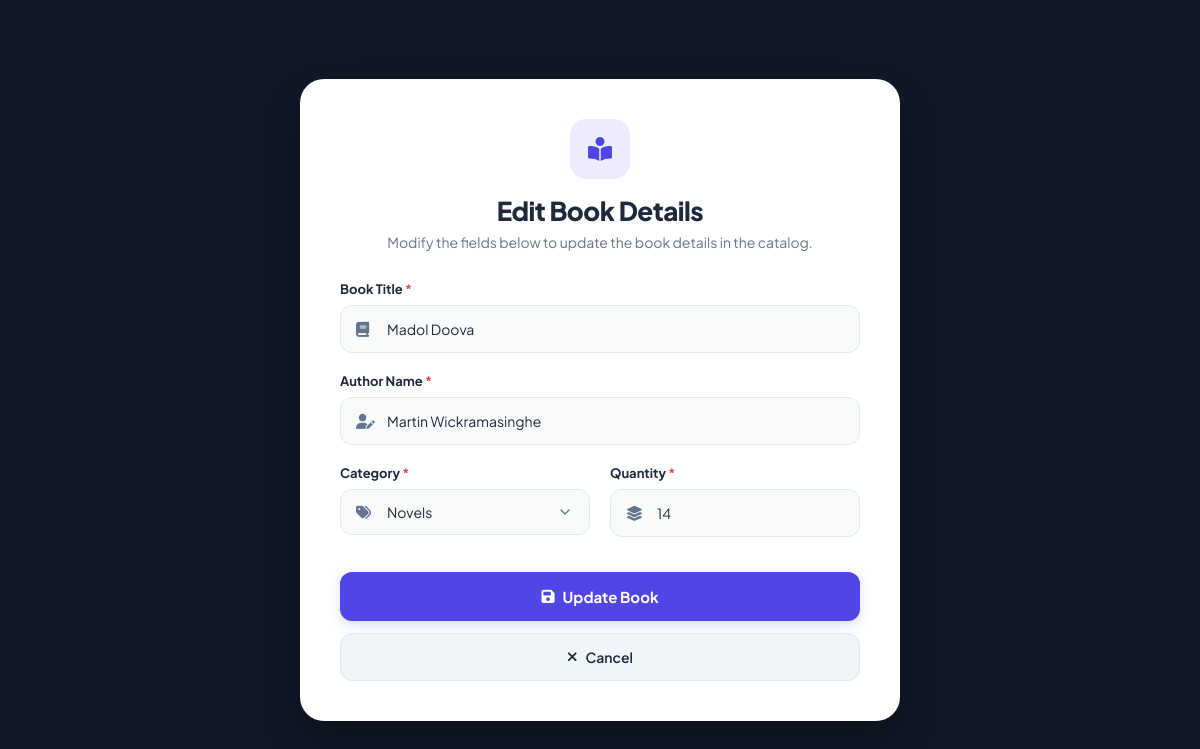
The page /edit_book.php?id=1 on the database its author committed.
### tables this page shows
CREATE TABLE IF NOT EXISTS `books` (
  `id` int NOT NULL AUTO_INCREMENT,
  `title` varchar(255) DEFAULT NULL,
  `author` varchar(255) DEFAULT NULL,
  `quantity` int DEFAULT NULL,
  `category_id` int DEFAULT NULL,
  PRIMARY KEY (`id`),
  KEY `fk_books_category` (`category_id`)
);

CREATE TABLE IF NOT EXISTS `categories` (
  `category_id` int NOT NULL AUTO_INCREMENT,
  `name` varchar(100) NOT NULL,
  PRIMARY KEY (`category_id`)
);

### edit_book.php (the view, shortened to what this page needs)
<?php
$conn = mysqli_connect("localhost","root","","librarydb");
if(isset($_GET['id'])){
    $id = mysqli_real_escape_string($conn, $_GET['id']);
} else {
    header("Location: manage_books.php");
    exit();
}
$sql = "SELECT * FROM books WHERE id='$id'";
$result = mysqli_query($conn,$sql);
$row = mysqli_fetch_assoc($result);
$cat_sql = "SELECT * FROM categories ORDER BY name ASC";
$cat_result = mysqli_query($conn,$cat_sql);
?>
<!DOCTYPE html>
<html lang="en">
<head>
    <link rel="stylesheet" href="edit-book.css">
    <link rel="stylesheet" href="https://cdnjs.cloudflare.com/ajax/libs/font-awesome/6.4.0/css/all.min.css">
</head>
<body>
<div class="page-container">
    <div class="form-card">
        <div class="form-header">
            <div class="icon-box"><i class="fa-solid fa-book-open-reader"></i></div>
            <h1>Edit Book Details</h1>
            <p>Modify the fields below to update the book details in the catalog.</p>
        </div>
        <form method="POST">
            <div class="form-group">
                <label>Book Title <span class="req">*</span></label>
                <div class="input-wrapper">
                    <i class="fa-solid fa-book"></i>
                    <input type="text" name="title" value="<?php echo htmlspecialchars($row['title']); ?>" required>
                </div>
            </div>
            <div class="form-group">
                <label>Author Name <span class="req">*</span></label>
                <div class="input-wrapper">
                    <i class="fa-solid fa-user-pen"></i>
                    <input type="text" name="author" value="<?php echo htmlspecialchars($row['author']); ?>" required>
                </div>
            </div>
            <div class="form-row">
                <div class="form-group">
                    <label>Category <span class="req">*</span></label>
                    <div class="input-wrapper">
                        <i class="fa-solid fa-tags"></i>
                        <select name="category_id" required>
                            <?php while($cat = mysqli_fetch_assoc($cat_result)) { ?>
                                <option value="<?php echo $cat['category_id']; ?>"
                                    <?php if($row['category_id'] == $cat['category_id']) echo "selected"; ?>>
                                    <?php echo $cat['name']; ?>
                                </option>
                            <?php } ?>
                        </select>
                    </div>
                </div>
                <div class="form-group">
                    <label>Quantity <span class="req">*</span></label>
                    <div class="input-wrapper">
                        <i class="fa-solid fa-layer-group"></i>
                        <input type="number" name="quantity" min="0" value="<?php echo $row['quantity']; ?>" required>
                    </div>
                </div>
            </div>
            <div class="form-actions">
                <button type="submit" name="update" class="btn-submit">
                    <i class="fa-solid fa-floppy-disk"></i> Update Book
                </button>
                <a href="manage_books.php" class="btn-exit">
                    <i class="fa-solid fa-xmark"></i> Cancel
                </a>
            </div>
        </form>
    </div>
</div>
</body>
</html>

### edit-book.css (style rules this page uses)
:root { --primary: #4f46e5; --primary-hover: #3730a3; --bg-dark: #111827; --card-bg: #ffffff; --text-main: #1e293b; --text-muted: #64748b; --border-color: #e2e8f0; --success: #10b981; --error: #ef4444; }
* { margin: 0; padding: 0; box-sizing: border-box; font-family: 'Plus Jakarta Sans', sans-serif; }
body { background-color: var(--bg-dark); min-height: 100vh; display: flex; align-items: center; justify-content: center; padding: 20px; }
.page-container { width: 100%; max-width: 600px; }
.form-card { background: var(--card-bg); padding: 40px; border-radius: 24px; box-shadow: 0 20px 40px rgba(0, 0, 0, 0.3); }
.form-header { text-align: center; margin-bottom: 30px; }
.form-header .icon-box { background: rgba(79, 70, 229, 0.1); color: var(--primary); width: 60px; height: 60px; border-radius: 16px; display: inline-flex; align-items: center; justify-content: center; font-size: 24px; margin-bottom: 15px; }
.form-header h1 { font-size: 26px; font-weight: 800; color: var(--text-main); letter-spacing: -0.5px; margin-bottom: 6px; }
.form-header p { font-size: 14px; color: var(--text-muted); }
form { display: flex; flex-direction: column; gap: 20px; }
.form-row { display: flex; gap: 20px; }
.form-group { display: flex; flex-direction: column; gap: 8px; flex: 1; }
.form-group label { font-size: 13px; font-weight: 700; color: var(--text-main); }
.form-group label .req { color: var(--error); }
.input-wrapper { position: relative; display: flex; align-items: center; }
.input-wrapper i { position: absolute; left: 16px; color: var(--text-muted); font-size: 15px; z-index: 2; }
.input-wrapper input, .input-wrapper select { width: 100%; padding: 14px 16px 14px 46px; border: 1px solid var(--border-color); border-radius: 12px; outline: none; font-size: 14px; background: #f8fafc; color: var(--text-main); transition: all 0.2s ease; appearance: none; }
.input-wrapper select { background-repeat: no-repeat; background-position: right 16px center; background-size: 16px; padding-right: 40px; cursor: pointer; }
.form-actions { display: flex; flex-direction: column; gap: 12px; margin-top: 15px; }
.btn-submit { background: var(--primary); color: white; border: none; padding: 15px; border-radius: 12px; font-weight: 700; font-size: 15px; cursor: pointer; display: flex; align-items: center; justify-content: center; gap: 8px; transition: all 0.2s; box-shadow: 0 4px 12px rgba(79, 70, 229, 0.2); }
.btn-exit { background: #f1f5f9; color: var(--text-main); text-decoration: none; padding: 14px; border-radius: 12px; font-weight: 600; font-size: 14px; text-align: center; display: flex; align-items: center; justify-content: center; gap: 8px; border: 1px solid var(--border-color); transition: all 0.2s; }

### rows shown on the page
books: title "Madol Doova", author "Martin Wickramasinghe", category_id "Novels", quantity "14"
